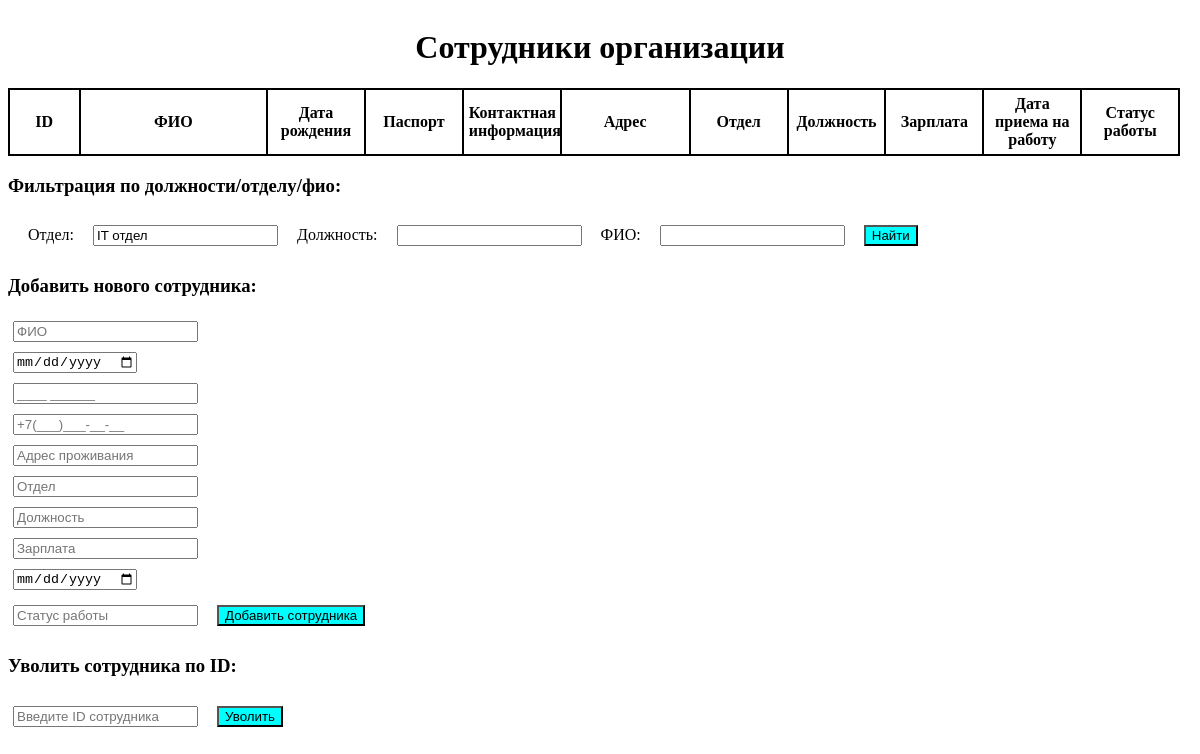
/index.php?FOtdel=IT отдел, run on an earlier commit of the app's database.
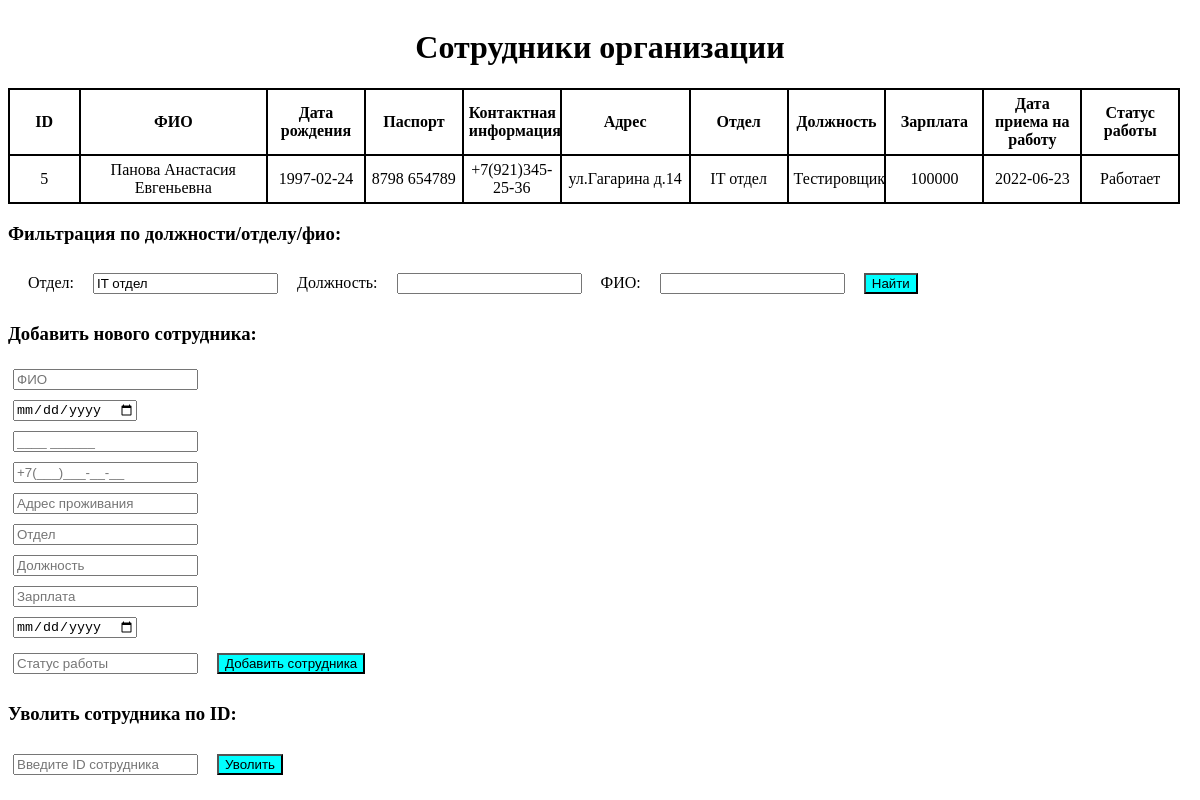
And on a later commit of the database.
### tables this page shows
CREATE TABLE `sotr` (
  `ID` int(11) NOT NULL,
  `FIO` varchar(75) NOT NULL,
  `DataRozhdenia` date NOT NULL,
  `Pasport` varchar(15) NOT NULL,
  `KontaktnayaInfa` varchar(75) NOT NULL,
  `Adres` varchar(75) NOT NULL,
  `Otdel` varchar(75) NOT NULL,
  `Dolzhnost` varchar(75) NOT NULL,
  `Zarplata` int(11) NOT NULL,
  `DataPrinatia` date NOT NULL,
  `Statusr` varchar(10) NOT NULL
);

### index.php (the view, shortened to what this page needs)
<!DOCTYPE html>
<html lang="en">
<head>
    <link href="style.css" rel="stylesheet" type="text/css">
</head>
<body>
<?php
require_once 'config.php';
$FOtdel = isset($_GET['FOtdel']) ?$_GET['FOtdel'] : '';
$FDolzhnost = isset($_GET['FDolzhnost']) ?$_GET['FDolzhnost'] : '';$FFIO = isset($_GET['FFIO']) ?$_GET['FFIO'] : '';
$query = "SELECT * FROM sotr WHERE 1=1";
if ($FOtdel) {
    $query .= " AND Otdel LIKE '%$FOtdel%'";
}
$result = mysqli_query($conn, $query);
$list = array();
while ($row = mysqli_fetch_assoc($result)) {
$list[] = $row;
}
?>
<h1>Сотрудники организации</h1>
<table>
<thead>
    <th style=width:5%>ID</th>
    <th style=width:15%;>ФИО</th>
    <th>Дата рождения</th>
    <th>Паспорт</th>
    <th>Контактная информация</th>
    <th style=width:10%;>Адрес</th>
    <th>Отдел</th>
    <th>Должность</th>
    <th>Зарплата</th>
    <th>Дата приема на работу</th>
    <th>Статус работы</th>
</thead>
<tbody>
    <?php foreach($list as $item): ?>
        <tr>
            <td> <?php echo htmlspecialchars($item['ID']);?></td>
            <td> <?php echo htmlspecialchars($item['FIO']);?></td>
            <td> <?php echo htmlspecialchars($item['DataRozhdenia']);?></td>
            <td> <?php echo htmlspecialchars($item['Pasport']);?></td>
            <td> <?php echo htmlspecialchars($item['KontaktnayaInfa']);?></td>
            <td> <?php echo htmlspecialchars($item['Adres']);?></td>
            <td> <?php echo htmlspecialchars($item['Otdel']);?></td>
            <td> <?php echo htmlspecialchars($item['Dolzhnost']);?></td>
            <td> <?php echo htmlspecialchars($item['Zarplata']);?></td>
            <td> <?php echo htmlspecialchars($item['DataPrinatia']);?></td>
            <td> <?php echo htmlspecialchars($item['Statusr']);?></td>
        </tr>
    <?php endforeach; ?>
</tbody>
</table>
<h3> Фильтрация по должности/отделу/фио: </h3>
<form class = "filtr" method="GET" action="">
    <label class = "filtr" for="Otdel">Отдел:</label>
    <input type="text" id="Otdel" name="FOtdel" value="<?php echo htmlspecialchars($FOtdel); ?>">
    <label class = "filtr" for="Dolzhnost">Должность:</label>
    <input type="text" id="Dolzhnost" name="FDolzhnost" value="<?php echo htmlspecialchars($FDolzhnost); ?>">
    <label class = "filtr" for="FIO">ФИО:</label>
    <input type="text" id="FIO" name="FFIO" value="<?php echo htmlspecialchars($FFIO); ?>">
    <button type="submit">Найти</button>
</form>
<h3>Добавить нового сотрудника:</h3>
<form method="POST" action="">
<input type="text" name="FIO" placeholder="ФИО" required><br>
<input type="date" name="DataRozhdenia" placeholder="Дата рождения" required><br>
<input type="text" id="pasport" name="Pasport" placeholder="____ ______" required><br>
<input type="text" id="phone" name="KontaktnayaInfa" placeholder="+7(___)___-__-__" required><br>
<input type="text" name="Adres" placeholder="Адрес проживания" required><br>
<input type="text" name="Otdel" placeholder="Отдел" required><br>
<input type="text" name="Dolzhnost" placeholder="Должность" required><br>
<input type="number" name="Zarplata" placeholder="Зарплата" required><br>
<input type="date" name="DataPrinatia" placeholder="Дата принятия на работу" required><br>
<input type="text" name="Statusr" placeholder="Статус работы" required>
<button type="submit">Добавить сотрудника</button>
</form>
<h3>Уволить сотрудника по ID:</h3>
<form method="POST" action="">
<input type="number" name="id" placeholder="Введите ID сотрудника" required>
<button type="submit">Уволить</button>
</form>
</body>
</html>

What changed in the data, as far as the page shows it:
added sotr: ID "5", FIO "Панова Анастасия Евгеньевна", DataRozhdenia "1997-02-24", Pasport "8798 654789", KontaktnayaInfa "+7(921)345-25-36", Adres "ул.Гагарина д.14", Otdel "IT отдел", Dolzhnost "Тестировщик", Zarplata "100000", DataPrinatia "2022-06-23", Statusr "Работает"
